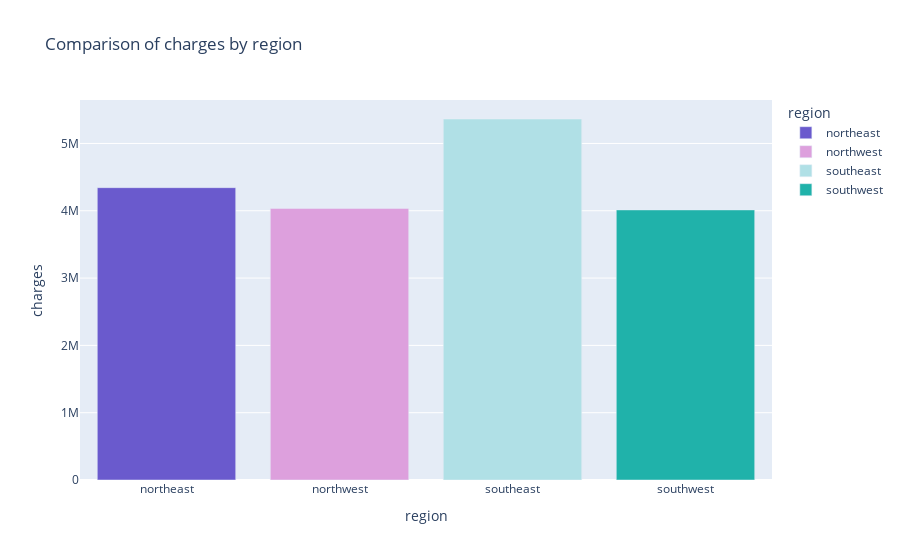

The notebook cell saved with this chart:
### Code cell
fig = px.bar(subdata, 
             x = subdata.index,
             y="charges",
             color=subdata.index,
             color_discrete_sequence=["slateblue", "plum", "powderblue", "lightseagreen"],
             title = "Comparison of charges by region"
             )

fig.show()

### Figure 1 — Plotly figure (JSON) as saved in the notebook; plotly's stock layout.template omitted (floating-point values rounded to 4 significant figures)
{"data": [{"hovertemplate": "region=%{x}<br>charges=%{y}<extra></extra>", "legendgroup": "northeast", "marker": {"color": "slateblue", "pattern": {"shape": ""}}, "name": "northeast", "orientation": "v", "showlegend": true, "textposition": "auto", "type": "bar", "x": ["northeast"], "xaxis": "x", "y": [4344000.0], "yaxis": "y"}, {"hovertemplate": "region=%{x}<br>charges=%{y}<extra></extra>", "legendgroup": "northwest", "marker": {"color": "plum", "pattern": {"shape": ""}}, "name": "northwest", "orientation": "v", "showlegend": true, "textposition": "auto", "type": "bar", "x": ["northwest"], "xaxis": "x", "y": [4036000.0], "yaxis": "y"}, {"hovertemplate": "region=%{x}<br>charges=%{y}<extra></extra>", "legendgroup": "southeast", "marker": {"color": "powderblue", "pattern": {"shape": ""}}, "name": "southeast", "orientation": "v", "showlegend": true, "textposition": "auto", "type": "bar", "x": ["southeast"], "xaxis": "x", "y": [5364000.0], "yaxis": "y"}, {"hovertemplate": "region=%{x}<br>charges=%{y}<extra></extra>", "legendgroup": "southwest", "marker": {"color": "lightseagreen", "pattern": {"shape": ""}}, "name": "southwest", "orientation": "v", "showlegend": true, "textposition": "auto", "type": "bar", "x": ["southwest"], "xaxis": "x", "y": [4013000.0], "yaxis": "y"}], "layout": {"barmode": "relative", "legend": {"title": {"text": "region"}, "tracegroupgap": 0}, "title": {"text": "Comparison of charges by region"}, "xaxis": {"anchor": "y", "categoryarray": ["northeast", "northwest", "southeast", "southwest"], "categoryorder": "array", "domain": [0, 1], "title": {"text": "region"}}, "yaxis": {"anchor": "x", "domain": [0, 1], "title": {"text": "charges"}}}}
